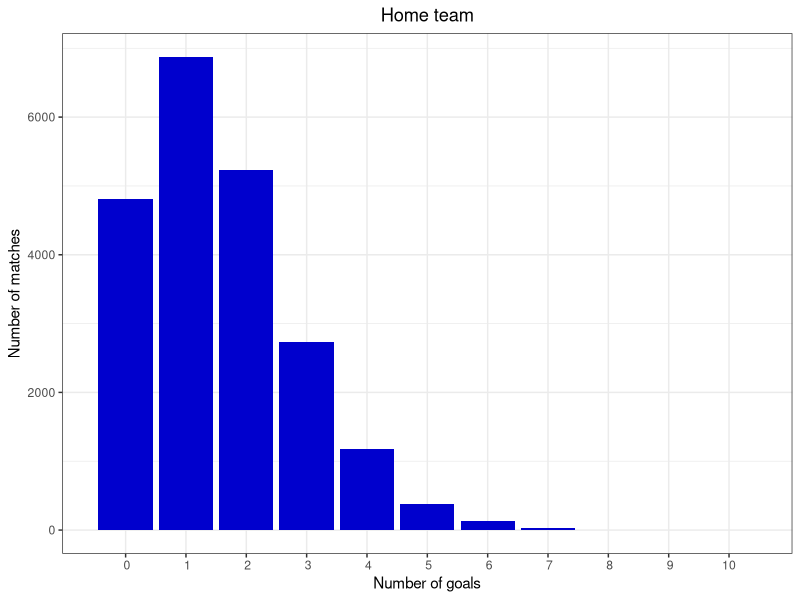

This chart was generated by the following R code:
library(ggplot2)
library(ggthemes)

home <- data.frame(x=rep(c(0, 1, 2, 3, 4, 5, 6, 7, 8, 9, 10), c(4803, 6875, 5228, 2731, 1173, 382, 137, 31, 4, 8, 2)))

ggplot(home, aes(x)) +
  theme_bw() +
  geom_bar(fill="blue3") + 
  scale_x_discrete(limits=c(0,1,2,3,4,5,6,7,8,9,10)) +
  xlab("Number of goals") +
  ylab("Number of matches") +
  ggtitle("Home team") + 
  theme(plot.title = element_text(hjust = 0.5))
